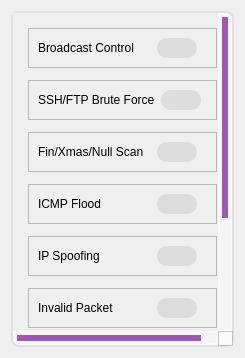
<?xml version='1.0' encoding='utf-8'?>
<ui version="4.0">
 <class>tabAvailableRules</class>
 <widget class="QWidget" name="tabAvailableRules">
  <attribute name="title">
   <string>Available Rules</string>
  </attribute>
  <layout class="QHBoxLayout" name="horizontalLayout_10">
   <item>
    <widget class="QScrollArea" name="scrollArea">
     <property name="accessibleDescription">
      <string notr="true" />
     </property>
     <property name="styleSheet">
      <string notr="true">QScrollArea {
    border: 2px solid #e0e0e0;
    border-radius: 8px;
    background-color: #f8f9fa;
}

QScrollBar:vertical {
    border: none;
    background: #f5f5f5;
    width: 14px;
    border-radius: 7px;
    margin: 2px;
}

QScrollBar::handle:vertical {
    background: #9b59b6;
    border-radius: 7px;
    min-height: 30px;
    margin: 2px;
}

QScrollBar::handle:vertical:hover {
    background: #8e44ad;
}

QScrollBar::add-line:vertical, QScrollBar::sub-line:vertical {
    height: 0px;
}

QScrollBar:horizontal {
    border: none;
    background: #f5f5f5;
    height: 14px;
    border-radius: 7px;
    margin: 2px;
}

QScrollBar::handle:horizontal {
    background: #9b59b6;
    border-radius: 7px;
    min-width: 30px;
    margin: 2px;
}

QScrollBar::handle:horizontal:hover {
    background: #8e44ad;
}

QScrollBar::add-line:horizontal, QScrollBar::sub-line:horizontal {
    width: 0px;
}
</string>
     </property>
     <property name="widgetResizable">
      <bool>true</bool>
     </property>
     <widget class="QWidget" name="scrollAreaWidgetContents">
      <property name="geometry">
       <rect>
        <x>0</x>
        <y>0</y>
        <width>705</width>
        <height>787</height>
       </rect>
      </property>
      <layout class="QVBoxLayout" name="verticalLayout_4">
       <property name="spacing">
        <number>12</number>
       </property>
       <property name="leftMargin">
        <number>15</number>
       </property>
       <property name="topMargin">
        <number>15</number>
       </property>
       <property name="rightMargin">
        <number>15</number>
       </property>
       <property name="bottomMargin">
        <number>15</number>
       </property>
       <item>
        <widget class="QFrame" name="frameBroadcast">
         <property name="maximumSize">
          <size>
           <width>300</width>
           <height>50</height>
          </size>
         </property>
         <property name="styleSheet">
          <string notr="true" />
         </property>
         <property name="frameShape">
          <enum>QFrame::StyledPanel</enum>
         </property>
         <property name="frameShadow">
          <enum>QFrame::Raised</enum>
         </property>
         <layout class="QHBoxLayout" name="horizontalLayout_20">
          <item>
           <widget class="QLabel" name="labelBroadcast">
            <property name="text">
             <string>Broadcast Control</string>
            </property>
           </widget>
          </item>
          <item>
           <widget class="QCheckBox" name="checkBoxBroadcast">
            <property name="maximumSize">
             <size>
              <width>50</width>
              <height>16777215</height>
             </size>
            </property>
            <property name="styleSheet">
             <string notr="true">QCheckBox::indicator {
    width: 40px;
    height: 20px;
    border-radius: 10px;
    background-color: #ddd;
}
QCheckBox::indicator:checked {
    background-color: #4cd964;
}</string>
            </property>
            <property name="text">
             <string />
            </property>
           </widget>
          </item>
         </layout>
        </widget>
       </item>
       <item>
        <widget class="QFrame" name="frameSSH_FTP">
         <property name="maximumSize">
          <size>
           <width>300</width>
           <height>50</height>
          </size>
         </property>
         <property name="styleSheet">
          <string notr="true">QFrame#frameBroadcast {
    border: 1px solid #c8c8c8;
    border-radius: 8px;
    background-color: white;
    padding: 6px;
}
</string>
         </property>
         <property name="frameShape">
          <enum>QFrame::StyledPanel</enum>
         </property>
         <property name="frameShadow">
          <enum>QFrame::Raised</enum>
         </property>
         <layout class="QHBoxLayout" name="horizontalLayout_18">
          <item>
           <widget class="QLabel" name="labelSSH_FTP">
            <property name="text">
             <string>SSH/FTP Brute Force</string>
            </property>
           </widget>
          </item>
          <item>
           <widget class="QCheckBox" name="checkBoxSSH_FTP">
            <property name="maximumSize">
             <size>
              <width>50</width>
              <height>16777215</height>
             </size>
            </property>
            <property name="styleSheet">
             <string notr="true">QCheckBox::indicator {
    width: 40px;
    height: 20px;
    border-radius: 10px;
    background-color: #ddd;
}
QCheckBox::indicator:checked {
    background-color: #4cd964;
}</string>
            </property>
            <property name="text">
             <string />
            </property>
           </widget>
          </item>
         </layout>
        </widget>
       </item>
       <item>
        <widget class="QFrame" name="frameFinXmasNullScan">
         <property name="maximumSize">
          <size>
           <width>300</width>
           <height>50</height>
          </size>
         </property>
         <property name="styleSheet">
          <string notr="true">QFrame#frameBroadcast {
    border: 1px solid #c8c8c8;
    border-radius: 8px;
    background-color: white;
    padding: 6px;
}
</string>
         </property>
         <property name="frameShape">
          <enum>QFrame::StyledPanel</enum>
         </property>
         <property name="frameShadow">
          <enum>QFrame::Raised</enum>
         </property>
         <layout class="QHBoxLayout" name="horizontalLayout_19">
          <item>
           <widget class="QLabel" name="labelFinXmasNullScan">
            <property name="text">
             <string>Fin/Xmas/Null Scan</string>
            </property>
           </widget>
          </item>
          <item>
           <widget class="QCheckBox" name="checkBoxFinXmasNullScan">
            <property name="maximumSize">
             <size>
              <width>50</width>
              <height>16777215</height>
             </size>
            </property>
            <property name="styleSheet">
             <string notr="true">QCheckBox::indicator {
    width: 40px;
    height: 20px;
    border-radius: 10px;
    background-color: #ddd;
}
QCheckBox::indicator:checked {
    background-color: #4cd964;
}</string>
            </property>
            <property name="text">
             <string />
            </property>
           </widget>
          </item>
         </layout>
        </widget>
       </item>
       <item>
        <widget class="QFrame" name="frameICMPFlood">
         <property name="maximumSize">
          <size>
           <width>300</width>
           <height>50</height>
          </size>
         </property>
         <property name="styleSheet">
          <string notr="true">QFrame#frameBroadcast {
    border: 1px solid #c8c8c8;
    border-radius: 8px;
    background-color: white;
    padding: 6px;
}
</string>
         </property>
         <property name="frameShape">
          <enum>QFrame::StyledPanel</enum>
         </property>
         <property name="frameShadow">
          <enum>QFrame::Raised</enum>
         </property>
         <layout class="QHBoxLayout" name="horizontalLayout_14">
          <item>
           <widget class="QLabel" name="labelICMPFlood">
            <property name="text">
             <string>ICMP Flood</string>
            </property>
           </widget>
          </item>
          <item>
           <widget class="QCheckBox" name="checkBoxICMPFlood">
            <property name="maximumSize">
             <size>
              <width>50</width>
              <height>16777215</height>
             </size>
            </property>
            <property name="styleSheet">
             <string notr="true">QCheckBox::indicator {
    width: 40px;
    height: 20px;
    border-radius: 10px;
    background-color: #ddd;
}
QCheckBox::indicator:checked {
    background-color: #4cd964;
}</string>
            </property>
            <property name="text">
             <string />
            </property>
           </widget>
          </item>
         </layout>
        </widget>
       </item>
       <item>
        <widget class="QFrame" name="frameIpSpoofing">
         <property name="maximumSize">
          <size>
           <width>300</width>
           <height>50</height>
          </size>
         </property>
         <property name="styleSheet">
          <string notr="true">QFrame#frameBroadcast {
    border: 1px solid #c8c8c8;
    border-radius: 8px;
    background-color: white;
    padding: 6px;
}
</string>
         </property>
         <property name="frameShape">
          <enum>QFrame::StyledPanel</enum>
         </property>
         <property name="frameShadow">
          <enum>QFrame::Raised</enum>
         </property>
         <layout class="QHBoxLayout" name="horizontalLayout_11">
          <item>
           <widget class="QLabel" name="labelIpSpoofing">
            <property name="text">
             <string>IP Spoofing</string>
            </property>
           </widget>
          </item>
          <item>
           <widget class="QCheckBox" name="checkBoxIpSpoofing">
            <property name="maximumSize">
             <size>
              <width>50</width>
              <height>16777215</height>
             </size>
            </property>
            <property name="styleSheet">
             <string notr="true">QCheckBox::indicator {
    width: 40px;
    height: 20px;
    border-radius: 10px;
    background-color: #ddd;
}
QCheckBox::indicator:checked {
    background-color: #4cd964;
}</string>
            </property>
            <property name="text">
             <string />
            </property>
           </widget>
          </item>
         </layout>
        </widget>
       </item>
       <item>
        <widget class="QFrame" name="frameInvalidPacket">
         <property name="maximumSize">
          <size>
           <width>300</width>
           <height>50</height>
          </size>
         </property>
         <property name="styleSheet">
          <string notr="true">QFrame#frameBroadcast {
    border: 1px solid #c8c8c8;
    border-radius: 8px;
    background-color: white;
    padding: 6px;
}
</string>
         </property>
         <property name="frameShape">
          <enum>QFrame::StyledPanel</enum>
         </property>
         <property name="frameShadow">
          <enum>QFrame::Raised</enum>
         </property>
         <layout class="QHBoxLayout" name="horizontalLayout_12">
          <item>
           <widget class="QLabel" name="labelInvalidPacket">
            <property name="text">
             <string>Invalid Packet</string>
            </property>
           </widget>
          </item>
          <item>
           <widget class="QCheckBox" name="checkBoxInvalidPacket">
            <property name="maximumSize">
             <size>
              <width>50</width>
              <height>16777215</height>
             </size>
            </property>
            <property name="styleSheet">
             <string notr="true">QCheckBox::indicator {
    width: 40px;
    height: 20px;
    border-radius: 10px;
    background-color: #ddd;
}
QCheckBox::indicator:checked {
    background-color: #4cd964;
}</string>
            </property>
            <property name="text">
             <string />
            </property>
           </widget>
          </item>
         </layout>
        </widget>
       </item>
       <item>
        <widget class="QFrame" name="frameOutbound">
         <property name="maximumSize">
          <size>
           <width>300</width>
           <height>50</height>
          </size>
         </property>
         <property name="styleSheet">
          <string notr="true">QFrame#frameBroadcast {
    border: 1px solid #c8c8c8;
    border-radius: 8px;
    background-color: white;
    padding: 6px;
}
</string>
         </property>
         <property name="frameShape">
          <enum>QFrame::StyledPanel</enum>
         </property>
         <property name="frameShadow">
          <enum>QFrame::Raised</enum>
         </property>
         <layout class="QHBoxLayout" name="horizontalLayout_13">
          <item>
           <widget class="QLabel" name="labelOutbound">
            <property name="text">
             <string>Outbound Protection</string>
            </property>
           </widget>
          </item>
          <item>
           <widget class="QCheckBox" name="checkBoxOutbound">
            <property name="maximumSize">
             <size>
              <width>50</width>
              <height>16777215</height>
             </size>
            </property>
            <property name="styleSheet">
             <string notr="true">QCheckBox::indicator {
    width: 40px;
    height: 20px;
    border-radius: 10px;
    background-color: #ddd;
}
QCheckBox::indicator:checked {
    background-color: #4cd964;
}</string>
            </property>
            <property name="text">
             <string />
            </property>
           </widget>
          </item>
         </layout>
        </widget>
       </item>
       <item>
        <widget class="QFrame" name="framePortScan">
         <property name="maximumSize">
          <size>
           <width>300</width>
           <height>50</height>
          </size>
         </property>
         <property name="styleSheet">
          <string notr="true">QFrame#frameBroadcast {
    border: 1px solid #c8c8c8;
    border-radius: 8px;
    background-color: white;
    padding: 6px;
}
</string>
         </property>
         <property name="frameShape">
          <enum>QFrame::StyledPanel</enum>
         </property>
         <property name="frameShadow">
          <enum>QFrame::Raised</enum>
         </property>
         <layout class="QHBoxLayout" name="horizontalLayout_16">
          <item>
           <widget class="QLabel" name="labelPortScan">
            <property name="text">
             <string>Post Scan</string>
            </property>
           </widget>
          </item>
          <item>
           <widget class="QCheckBox" name="checkBoxPortScan">
            <property name="maximumSize">
             <size>
              <width>50</width>
              <height>16777215</height>
             </size>
            </property>
            <property name="styleSheet">
             <string notr="true">QCheckBox::indicator {
    width: 40px;
    height: 20px;
    border-radius: 10px;
    background-color: #ddd;
}
QCheckBox::indicator:checked {
    background-color: #4cd964;
}</string>
            </property>
            <property name="text">
             <string />
            </property>
           </widget>
          </item>
         </layout>
        </widget>
       </item>
       <item>
        <widget class="QFrame" name="frameSYNFlood">
         <property name="maximumSize">
          <size>
           <width>300</width>
           <height>50</height>
          </size>
         </property>
         <property name="styleSheet">
          <string notr="true">QFrame#frameBroadcast {
    border: 1px solid #c8c8c8;
    border-radius: 8px;
    background-color: white;
    padding: 6px;
}
</string>
         </property>
         <property name="frameShape">
          <enum>QFrame::StyledPanel</enum>
         </property>
         <property name="frameShadow">
          <enum>QFrame::Raised</enum>
         </property>
         <layout class="QHBoxLayout" name="horizontalLayout_17">
          <item>
           <widget class="QLabel" name="labelSYNFlood">
            <property name="text">
             <string>SYN Flood</string>
            </property>
           </widget>
          </item>
          <item>
           <widget class="QCheckBox" name="checkBoxSYNFlood">
            <property name="maximumSize">
             <size>
              <width>50</width>
              <height>16777215</height>
             </size>
            </property>
            <property name="styleSheet">
             <string notr="true">QCheckBox::indicator {
    width: 40px;
    height: 20px;
    border-radius: 10px;
    background-color: #ddd;
}
QCheckBox::indicator:checked {
    background-color: #4cd964;
}</string>
            </property>
            <property name="text">
             <string />
            </property>
           </widget>
          </item>
         </layout>
        </widget>
       </item>
      </layout>
     </widget>
    </widget>
   </item>
  </layout>
 </widget>
 <resources />
 <connections />
</ui>
